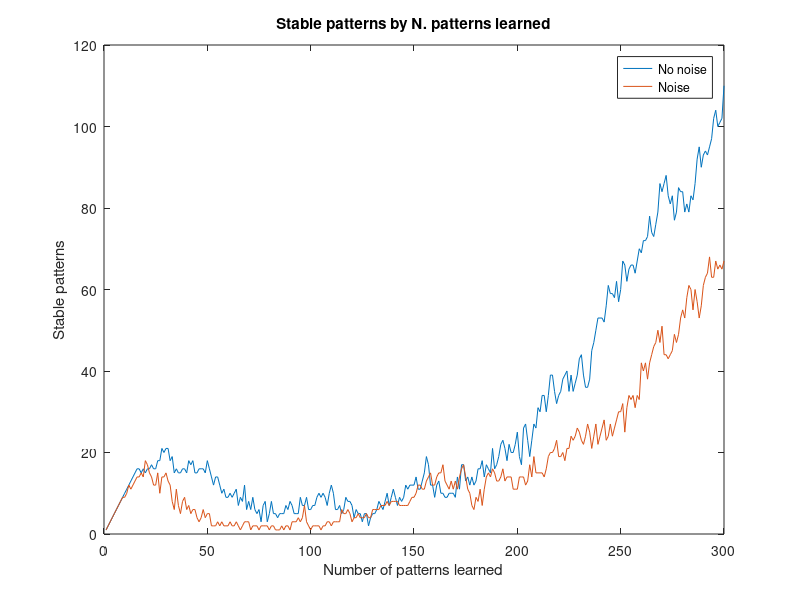

Recreate this plot in MATLAB.
%% generate the data
clear all


%% testing number of weights (no noise)


limit = 1000000;

noisebits = 0;

p_test_true = [];
p_test = [];
p_train = [];
w = zeros(100);


p_new = randi([0 1],[300 100])*2 -1;
p_train = [];
p_test = [];
p_test_true = p_new;

stables = zeros([1 300]);

for nweights = 1:300

    epochs = [];
    
    disp("-------Weights: " + nweights)

    p_train = p_test_true(1:nweights,:);
    p_test = p_test_true(1:nweights,:);
    
    w = w + p_train(nweights,:)'*p_train(nweights,:);
    
    [num_of_patterns, num_of_elements] = size(p_test);


    for p = 1:nweights
        converged = 0;
        epoch = 0;

        while converged == 0 && epoch<limit
%batch
            epoch = epoch + 1;
            update = sign(w*p_test(p,:)')';
            check = (update == p_test(p,:));
            if sum(check)==numel(check)
                converged = 1;
            else
                p_test(p,:) = update;
            end

        end
        %epochs(p) = epoch;
    end


    stables(nweights) = sum(ismember(p_test,p_train,'rows'));
    
end

save('./stables_nonoise.mat','stables')


%% testing number of weights (noise)


limit = 1000000;

noisebits = 10;

p_test_true = [];
p_test = [];
p_train = [];
w = zeros(100);


p_new = randi([0 1],[300 100])*2 -1;
p_train = [];
p_test = [];
p_test_true = p_new;

stables_noise = zeros([1 300]);

for nweights = 1:300

    epochs = [];
    
    disp("-------Weights: " + nweights)

    p_train = p_test_true(1:nweights,:);
    p_test = p_test_true(1:nweights,:);
    
    w = w + p_train(nweights,:)'*p_train(nweights,:);
    
    [num_of_patterns, num_of_elements] = size(p_test);

    %noise
    pos = randi([1 100],[nweights noisebits]);
    p_test(pos) = -p_test(pos);
    
    for p = 1:nweights
        converged = 0;
        epoch = 0;

        while converged == 0 && epoch<limit
%batch
            epoch = epoch + 1;
            update = sign(w*p_test(p,:)')';
            check = (update == p_test(p,:));
            if sum(check)==numel(check)
                converged = 1;
            else
                p_test(p,:) = update;
            end
            
        end
        %epochs(p) = epoch;
    end

    stables_noise(nweights) = sum(ismember(p_test,p_train,'rows'));
    
end


save('./stables_noise2.mat','stables_noise')

figure(1)
plot(stables)
hold on
plot(stables_noise)
title('Stable patterns by N. patterns learned')
xlabel('Number of patterns learned')
ylabel('Stable patterns')
legend('No noise','Noise')



